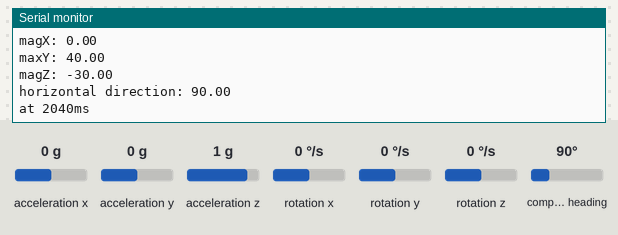
Bench run of a sketch on a simulated ESP8266 (NodeMCU). Parts: the last lines printed to the serial monitor. Inputs (shaded band) come from the test bench; at power-on: acceleration x 0 g, acceleration y 0 g, acceleration z 1 g, rotation x 0 °/s, rotation y 0 °/s, rotation z 0 °/s, compass heading 90°.

Above: at 2.2 s.
2.3 s: acceleration x set to -1.4 g
At 3.0 s:
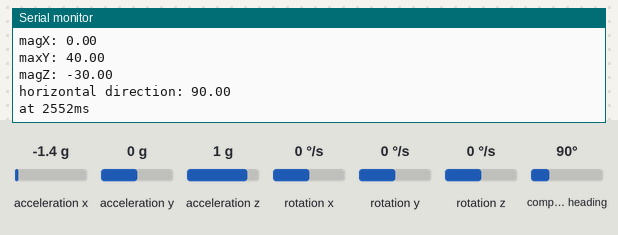
3.8 s: acceleration y set to -1.4 g
At 4.5 s:
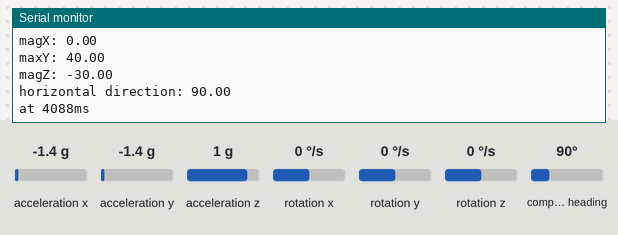
5.3 s: acceleration z set to -1.4 g
At 6.0 s:
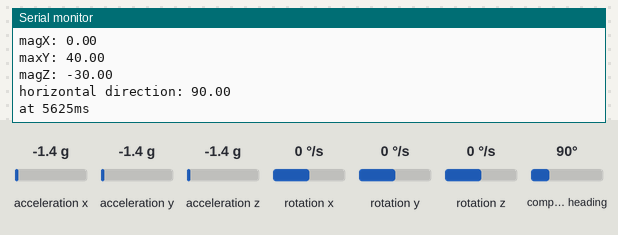
6.8 s: rotation x set to -192 °/s
At 6.8 s:
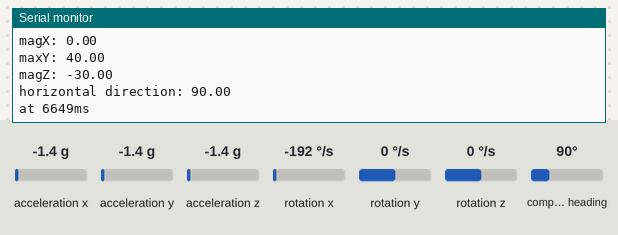
8.3 s: rotation y set to -192 °/s
At 8.3 s:
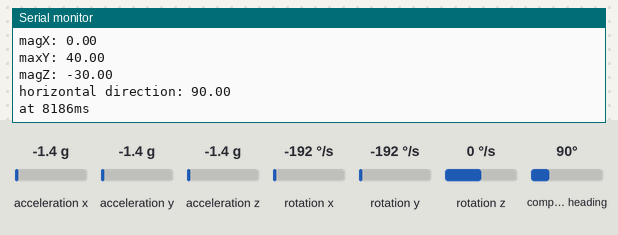
Timing chart, 0 to 10.8 s (numbered marks = the images above; inputs shaded):
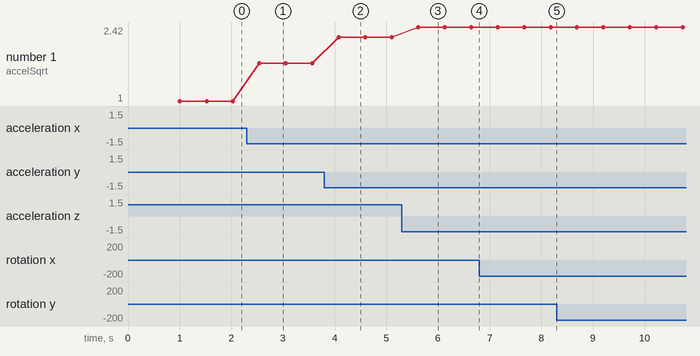

Measured:
- after the input at 2.3 s, the serial monitor: prints a new line after 0.24 s (image 1)
- after the input at 3.8 s, the serial monitor: prints a new line after 0.28 s (image 2)
- after the input at 5.3 s, the serial monitor: prints a new line after 0.32 s (image 3)
- plotted number 1: 1 → 1.72 after the input at 2.3 s, 1.72 → 2.22 after the input at 3.8 s, 2.22 → 2.42 after the input at 5.3 s

The sketch:

ai_drone.ino
```cpp
/*GetData*/

#include <MPU9250_asukiaaa.h>

#ifdef _ESP32_HAL_I2C_H_
#define SDA_PIN 4
#define SCL_PIN 5
#endif

/* Create a WiFi access point and provide a web server on it. */
#include <ESP8266WiFi.h>
#include <WiFiClient.h>
#include <ESP8266WebServer.h>

#ifndef APSSID
#define APSSID "ESPap"
#define APPSK  "helloworld"
#endif

/* Set these to your desired credentials. */
const char *ssid = APSSID;
const char *password = APPSK;

ESP8266WebServer server(80);

MPU9250_asukiaaa mySensor;
float aX, aY, aZ, aSqrt, gX, gY, gZ, mDirection, mX, mY, mZ;


/* Just a little test message.  Go to http://192.168.4.1 in a web browser
   connected to this access point to see it.
*/
void handleRoot() {
  server.send(200, "text/html", "<h1>You are connected</h1>");
}


void setup() {
  Serial.begin(115200);
  while(!Serial);
  Serial.println("started");

#ifdef _ESP32_HAL_I2C_H_ // For ESP32
  Wire.begin(SDA_PIN, SCL_PIN);
  mySensor.setWire(&Wire);
#endif

  mySensor.beginAccel();
  mySensor.beginGyro();
  mySensor.beginMag();

  // You can set your own offset for mag values
  // mySensor.magXOffset = -50;
  // mySensor.magYOffset = -55;
  // mySensor.magZOffset = -10;

  delay(1000);
  Serial.println();
  Serial.print("Configuring access point...");
  /* You can remove the password parameter if you want the AP to be open. */
  WiFi.softAP(ssid, password);

  IPAddress myIP = WiFi.softAPIP();
  Serial.print("AP IP address: ");
  Serial.println(myIP);
  server.on("/", handleRoot);
  server.begin();
  Serial.println("HTTP server started");
}

/*
WIFIAccessPoint
*/

/*
   Copyright (c) 2015, Majenko Technologies
   All rights reserved.

   Redistribution and use in source and binary forms, with or without modification,
   are permitted provided that the following conditions are met:

 * * Redistributions of source code must retain the above copyright notice, this
     list of conditions and the following disclaimer.

 * * Redistributions in binary form must reproduce the above copyright notice, this
     list of conditions and the following disclaimer in the documentation and/or
     other materials provided with the distribution.

 * * Neither the name of Majenko Technologies nor the names of its
     contributors may be used to endorse or promote products derived from
     this software without specific prior written permission.

   THIS SOFTWARE IS PROVIDED BY THE COPYRIGHT HOLDERS AND CONTRIBUTORS "AS IS" AND
   ANY EXPRESS OR IMPLIED WARRANTIES, INCLUDING, BUT NOT LIMITED TO, THE IMPLIED
   WARRANTIES OF MERCHANTABILITY AND FITNESS FOR A PARTICULAR PURPOSE ARE
   DISCLAIMED. IN NO EVENT SHALL THE COPYRIGHT HOLDER OR CONTRIBUTORS BE LIABLE FOR
   ANY DIRECT, INDIRECT, INCIDENTAL, SPECIAL, EXEMPLARY, OR CONSEQUENTIAL DAMAGES
   (INCLUDING, BUT NOT LIMITED TO, PROCUREMENT OF SUBSTITUTE GOODS OR SERVICES;
   LOSS OF USE, DATA, OR PROFITS; OR BUSINESS INTERRUPTION) HOWEVER CAUSED AND ON
   ANY THEORY OF LIABILITY, WHETHER IN CONTRACT, STRICT LIABILITY, OR TORT
   (INCLUDING NEGLIGENCE OR OTHERWISE) ARISING IN ANY WAY OUT OF THE USE OF THIS
   SOFTWARE, EVEN IF ADVISED OF THE POSSIBILITY OF SUCH DAMAGE.
*/

/*
loop funtion
*/

void loop() {
  uint8_t sensorId;
  int result;

  result = mySensor.readId(&sensorId);
  if (result == 0) {
    Serial.println("sensorId: " + String(sensorId));
  } else {
    Serial.println("Cannot read sensorId " + String(result));
  }

  result = mySensor.accelUpdate();
  if (result == 0) {
    aX = mySensor.accelX();
    aY = mySensor.accelY();
    aZ = mySensor.accelZ();
    aSqrt = mySensor.accelSqrt();
    Serial.println("accelX: " + String(aX));
    Serial.println("accelY: " + String(aY));
    Serial.println("accelZ: " + String(aZ));
    Serial.println("accelSqrt: " + String(aSqrt));
  } else {
    Serial.println("Cannod read accel values " + String(result));
  }

  result = mySensor.gyroUpdate();
  if (result == 0) {
    gX = mySensor.gyroX();
    gY = mySensor.gyroY();
    gZ = mySensor.gyroZ();
    Serial.println("gyroX: " + String(gX));
    Serial.println("gyroY: " + String(gY));
    Serial.println("gyroZ: " + String(gZ));
  } else {
    Serial.println("Cannot read gyro values " + String(result));
  }

  result = mySensor.magUpdate();
  if (result == 0) {
    mX = mySensor.magX();
    mY = mySensor.magY();
    mZ = mySensor.magZ();
    mDirection = mySensor.magHorizDirection();
    Serial.println("magX: " + String(mX));
    Serial.println("maxY: " + String(mY));
    Serial.println("magZ: " + String(mZ));
    Serial.println("horizontal direction: " + String(mDirection));
  } else {
    Serial.println("Cannot read mag values " + String(result));
  }

  Serial.println("at " + String(millis()) + "ms");
  Serial.println(""); // Add an empty line
  delay(500);

  server.handleClient();
}
```
